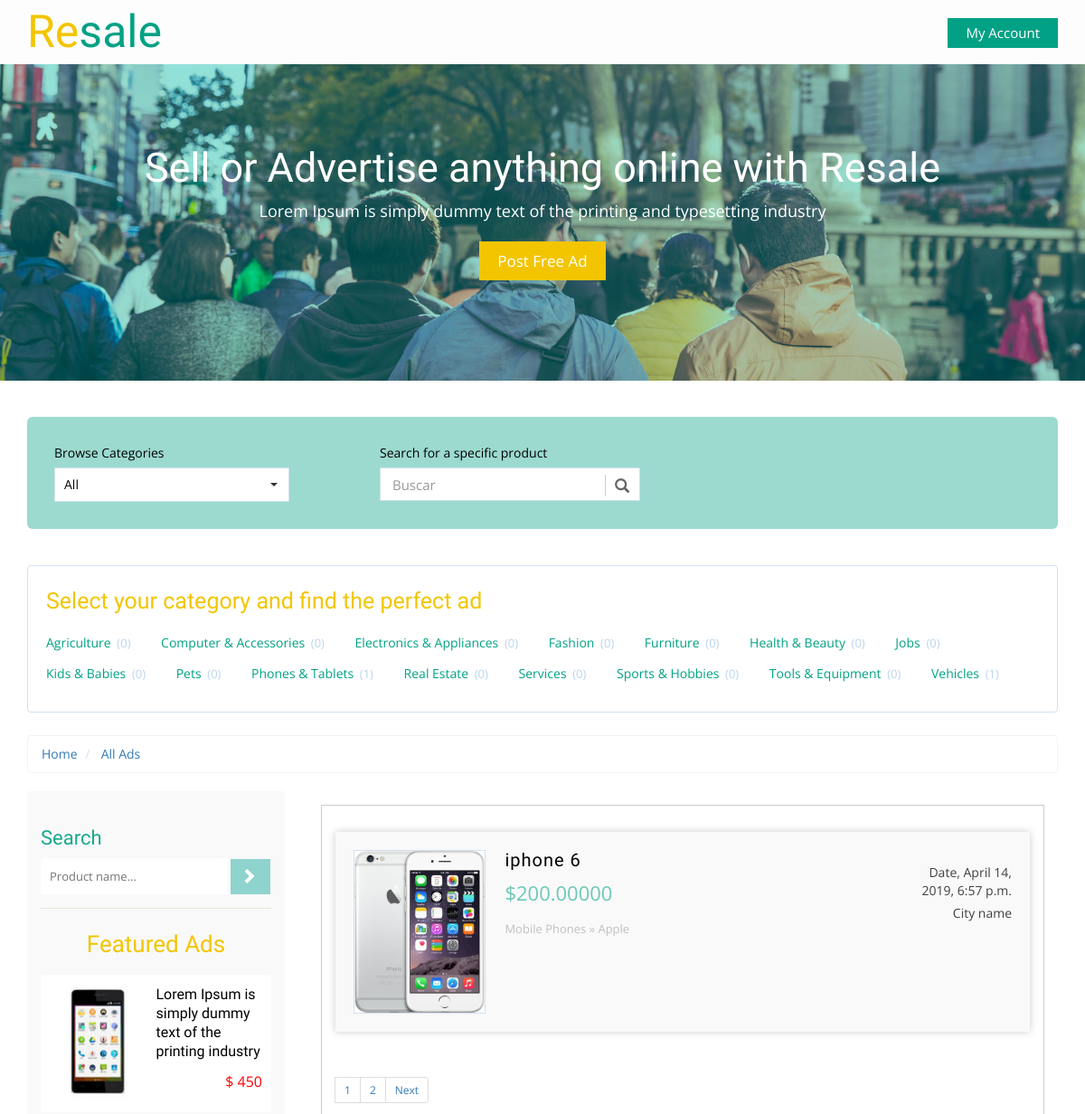
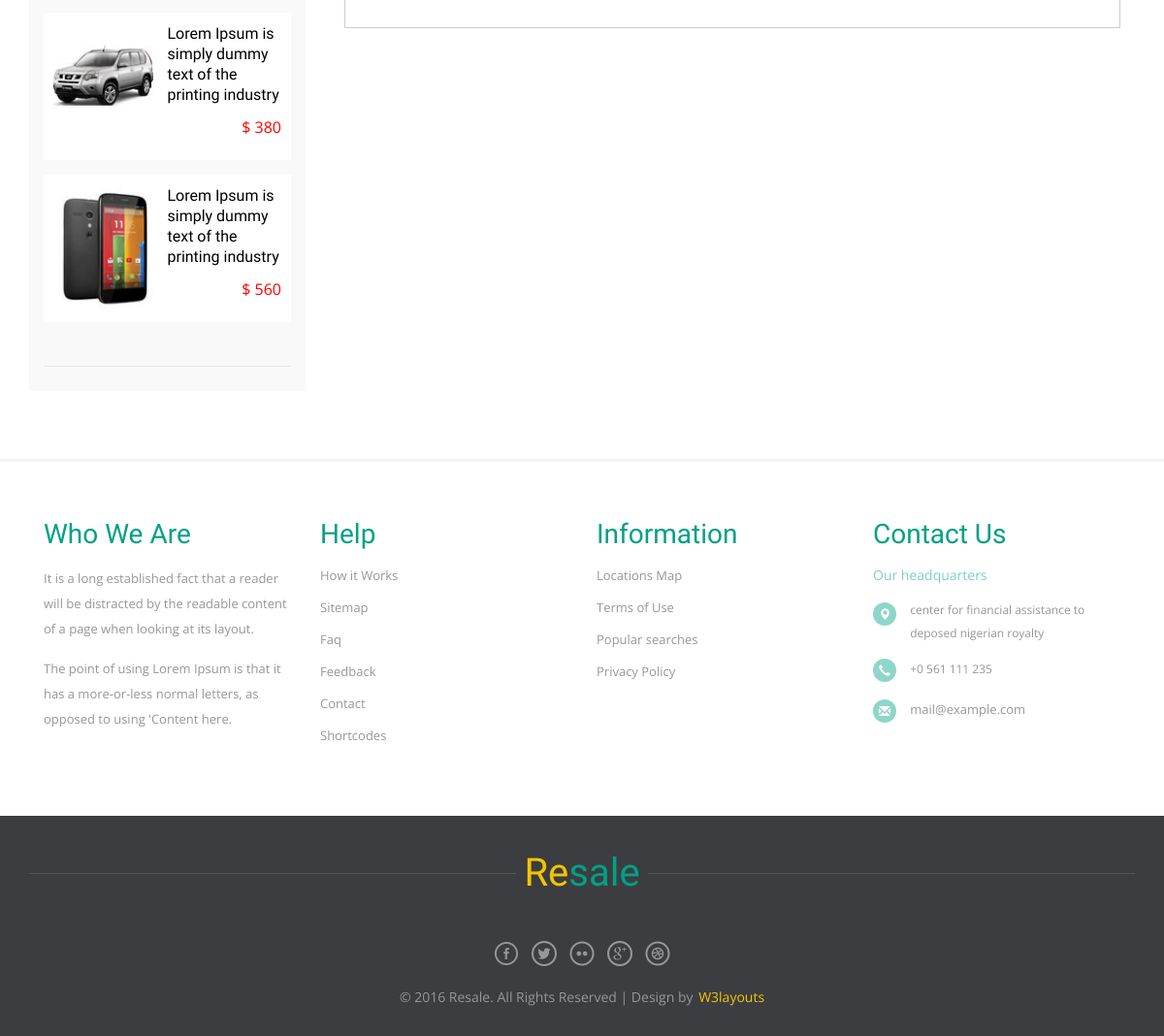
Screenshot of /products/ with the database file from the repository (2 pictures, top to bottom).
### product/models.py (models this page shows, shortened)
class Category(models.Model):
    category_name = models.CharField(max_length=50)
    image = models.ImageField(upload_to='category/' , blank=True , null=True)
    icon = IconField()
    slug = models.SlugField(blank=True  , null=True)
    class Meta:
        verbose_name = 'category'
        verbose_name_plural = 'categories'
    def __str__(self):
        return self.category_name

class Product(models.Model):
    CONDITION_TYPE = (
        ("New" , "New") ,
        ("Used" , "Used")
    )
    name = models.CharField(max_length=100)
    owner = models.ForeignKey(User , on_delete=models.CASCADE)
    description = models.TextField(max_length=500)
    condition = models.CharField(max_length=100 , choices=CONDITION_TYPE)
    category = models.ForeignKey('Category' , on_delete=models.SET_NULL , null=True)
    brand = models.ForeignKey('Brand' , on_delete=models.SET_NULL , null=True)
    price = models.DecimalField(max_digits=10,decimal_places=5)
    image = models.ImageField(upload_to='main_product/' , blank=True , null=True)
    created = models.DateTimeField(default=timezone.now)
    slug = models.SlugField(blank=True  , null=True)

class Brand(models.Model):
    brand_name = models.CharField(max_length=50)
    class Meta:
        verbose_name = 'brand'
        verbose_name_plural = 'brands'
    def __str__(self):
        return self.brand_name

### product/views.py (the view, shortened to what this page needs)
# urls.py: path('' , views.productlist , name='product_list') ,
def productlist(request , category_slug=None):
    category = None
    productlist = Product.objects.all()
    categorylist = Category.objects.annotate(total_products=Count('product'))
    if category_slug :
        category = get_object_or_404(Category ,slug=category_slug)
        productlist = productlist.filter(category=category)
    search_query = request.GET.get('q')
    paginator = Paginator(productlist, 1) # Show 25 contacts per page
    page = request.GET.get('page')
    productlist = paginator.get_page(page)
    template = 'Product/product_list.html'
    context = {'product_list' : productlist , 'category_list' : categorylist ,'category' : category }
    return render(request , template , context)

### product/templates/Product/product_list.html (shortened to what this page needs)
{% extends 'base.html' %}
{% block body %}
	<div class="total-ads main-grid-border">
		<div class="container">
			<div class="select-box">
				<div class="browse-category ads-list">
					<label>Browse Categories</label>
					<select class="selectpicker show-tick" data-live-search="true">
					  <option data-tokens="Mobiles">All</option>
					</select>
				</div>
				<div class="search-product ads-list">
					<label>Search for a specific product</label>
					<div class="search">
						<div id="custom-search-input">
						<div class="input-group">
							<input type="text" class="form-control input-lg" placeholder="Buscar" />
							<span class="input-group-btn">
								<button class="btn btn-info btn-lg" type="button">
									<i class="glyphicon glyphicon-search"></i>
								</button>
							</span>
						</div>
					</div>
					</div>
				</div>
			</div>
			<div class="all-categories">
				<h3> Select your category and find the perfect ad</h3>
				<ul class="all-cat-list">
                    {% for category in category_list %}
					    <li><a href="{% url 'products:product_list_category' category.slug  %}">{{category}} <span class="num-of-ads">({{category.total_products}})</span></a></li>
                    {% endfor %}
				</ul>
			</div>
			<ol class="breadcrumb" style="margin-bottom: 5px;">
			  <li><a href="/">Home</a></li>
              <li class="active"> <a href="{% url 'products:product_list' %}"> All Ads </a></li>
			</ol>
			<div class="ads-grid">
				<div class="side-bar col-md-3">
					<div class="search-hotel">
					<h3 class="sear-head">Search</h3>
					<form method="GET" action="{% url 'products:product_list' %}">
						<input type="text" placeholder="Product name..." name="q" required="">
						<input type="submit" value=" ">
					</form>
				</div>
				<div class="featured-ads">
					<h2 class="sear-head fer">Featured Ads</h2>
					<div class="featured-ad">
						<a href="single.html">
							<div class="featured-ad-left">
								<img src="images/f1.jpg" title="ad image" alt="" />
							</div>
							<div class="featured-ad-right">
								<h4>Lorem Ipsum is simply dummy text of the printing industry</h4>
								<p>$ 450</p>
							</div>
							<div class="clearfix"></div>
						</a>
					</div>
					<div class="featured-ad">
						<a href="single.html">
							<div class="featured-ad-left">
								<img src="images/f2.jpg" title="ad image" alt="" />
							</div>
							<div class="featured-ad-right">
								<h4>Lorem Ipsum is simply dummy text of the printing industry</h4>
								<p>$ 380</p>
							</div>
							<div class="clearfix"></div>
						</a>
					</div>
					<div class="featured-ad">
						<a href="single.html">
							<div class="featured-ad-left">
								<img src="images/f3.jpg" title="ad image" alt="" />
							</div>
							<div class="featured-ad-right">
								<h4>Lorem Ipsum is simply dummy text of the printing industry</h4>
								<p>$ 560</p>
							</div>
							<div class="clearfix"></div>
						</a>
					</div>
				</div>
				</div>
				<div class="ads-display col-md-9">
					<div class="wrapper">
					<div class="bs-example bs-example-tabs" role="tabpanel" data-example-id="togglable-tabs">
					  <div id="myTabContent" class="tab-content">
						<div role="tabpanel" class="tab-pane fade in active" id="home" aria-labelledby="home-tab">
						   <div>
												<div id="container">
							<ul class="list">
                                {% for product in product_list %}
                                    <a href="{% url 'products:product_detail' product.slug %}">
                                        <li>
                                        <img src="{{product.image.url}}" title="" alt="" />
                                        <section class="list-left">
                                        <h5 class="title">{{product.name}}</h5>
                                        <span class="adprice">${{product.price}}</span>
                                        <p class="catpath">Mobile Phones » {{product.brand}}</p>
                                        </section>
                                        <section class="list-right">
                                        <span class="date">Date, {{product.created}}</span>
                                        <span class="cityname">City name</span>
                                        </section>
                                        <div class="clearfix"></div>
                                        </li>
                                    </a>
                                {% endfor %}
							</ul>
						</div>
							</div>
                        </div>
                        {% if product_list.has_other_pages %}
                            <ul class="pagination pagination-sm">
                                {% for pages in product_list.paginator.page_range %}
                                    {% if product_list.number == pages %}
                                        <li><a href="#">{{pages}}</a></li>
                                    {% else %}
                                        <li><a href="?page={{pages}}">{{pages}}</a></li>
                                    {% endif %}
                                {% endfor %}
                                {% if product_list.has_next %}
                                    <li><a href="?page={{ product_list.next_page_number }}">Next</a></li>
                                {% else %}
                                    <li class="disabled"></li>
                                {% endif %}
                            </ul>
                        {% endif %}
					  </div>
					</div>
				</div>
				</div>
				<div class="clearfix"></div>
			</div>
		</div>
	</div>
{% endblock body %}

### rows the page displays
Category: category_name "Agriculture", total_products "0"
Category: category_name "Computer & Accessories", total_products "0"
Category: category_name "Electronics & Appliances", total_products "0"
Category: category_name "Fashion", total_products "0"
Category: category_name "Furniture", total_products "0"
Category: category_name "Health & Beauty", total_products "0"
Category: category_name "Jobs", total_products "0"
Category: category_name "Kids & Babies", total_products "0"
Category: category_name "Pets", total_products "0"
Category: category_name "Phones & Tablets", total_products "1"
Category: category_name "Real Estate", total_products "0"
Category: category_name "Services", total_products "0"
Category: category_name "Sports & Hobbies", total_products "0"
Category: category_name "Tools & Equipment", total_products "0"
Category: category_name "Vehicles", total_products "1"
Product: image (picture), name "iphone 6", price "200.00000", brand "Apple", created "April 14, 2019, 6:57 p.m."

### other values shown
{{ pages }} "1"
{{ pages }} "2"
